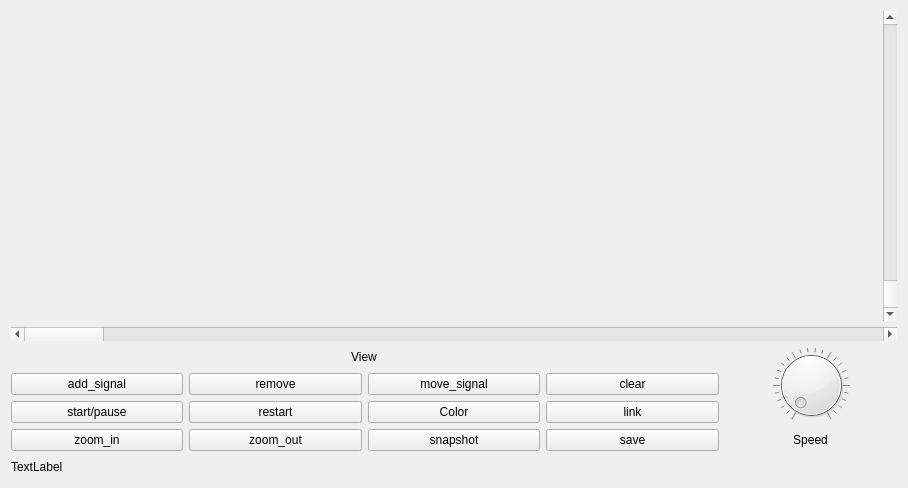
<?xml version="1.0" encoding="UTF-8"?>
<ui version="4.0">
 <class>Form</class>
 <widget class="QWidget" name="Form">
  <property name="geometry">
   <rect>
    <x>0</x>
    <y>0</y>
    <width>908</width>
    <height>488</height>
   </rect>
  </property>
  <property name="windowTitle">
   <string>Form</string>
  </property>
  <layout class="QGridLayout" name="gridLayout_2">
   <item row="3" column="0">
    <widget class="QLabel" name="label">
     <property name="sizePolicy">
      <sizepolicy hsizetype="Preferred" vsizetype="Minimum">
       <horstretch>0</horstretch>
       <verstretch>0</verstretch>
      </sizepolicy>
     </property>
     <property name="minimumSize">
      <size>
       <width>0</width>
       <height>19</height>
      </size>
     </property>
     <property name="maximumSize">
      <size>
       <width>16777215</width>
       <height>20</height>
      </size>
     </property>
     <property name="text">
      <string>TextLabel</string>
     </property>
    </widget>
   </item>
   <item row="0" column="0">
    <layout class="QVBoxLayout" name="verticalLayout">
     <item>
      <layout class="QHBoxLayout" name="horizontalLayout">
       <item>
        <widget class="PlotWidget" name="view_widget" native="true"/>
       </item>
       <item>
        <widget class="QScrollBar" name="verticalScrollBar">
         <property name="orientation">
          <enum>Qt::Vertical</enum>
         </property>
         <property name="invertedAppearance">
          <bool>true</bool>
         </property>
        </widget>
       </item>
      </layout>
     </item>
     <item>
      <widget class="QScrollBar" name="horizontalScrollBar">
       <property name="orientation">
        <enum>Qt::Horizontal</enum>
       </property>
      </widget>
     </item>
    </layout>
   </item>
   <item row="1" column="0">
    <layout class="QGridLayout" name="gridLayout">
     <item row="1" column="1">
      <widget class="QPushButton" name="btn_remove">
       <property name="text">
        <string>remove</string>
       </property>
      </widget>
     </item>
     <item row="1" column="3">
      <widget class="QPushButton" name="btn_clear">
       <property name="text">
        <string>clear</string>
       </property>
      </widget>
     </item>
     <item row="2" column="0">
      <widget class="QPushButton" name="btn_start_pause">
       <property name="text">
        <string>start/pause</string>
       </property>
       <property name="shortcut">
        <string>Space</string>
       </property>
      </widget>
     </item>
     <item row="3" column="1">
      <widget class="QPushButton" name="btn_zoom_out">
       <property name="text">
        <string>zoom_out</string>
       </property>
       <property name="shortcut">
        <string>Ctrl+Down</string>
       </property>
      </widget>
     </item>
     <item row="3" column="0">
      <widget class="QPushButton" name="btn_zoom_in">
       <property name="text">
        <string>zoom_in</string>
       </property>
       <property name="iconSize">
        <size>
         <width>60</width>
         <height>60</height>
        </size>
       </property>
       <property name="shortcut">
        <string>Ctrl+Up</string>
       </property>
      </widget>
     </item>
     <item row="2" column="2">
      <widget class="QPushButton" name="btn_change_color">
       <property name="text">
        <string>Color</string>
       </property>
      </widget>
     </item>
     <item row="3" column="2">
      <widget class="QPushButton" name="btn_snapshot">
       <property name="text">
        <string>snapshot</string>
       </property>
      </widget>
     </item>
     <item row="3" column="3">
      <widget class="QPushButton" name="btn_save">
       <property name="text">
        <string>save</string>
       </property>
      </widget>
     </item>
     <item row="2" column="3">
      <widget class="QPushButton" name="btn_link">
       <property name="text">
        <string>link</string>
       </property>
      </widget>
     </item>
     <item row="1" column="0">
      <widget class="QPushButton" name="btn_add_signal">
       <property name="text">
        <string>add_signal</string>
       </property>
       <property name="shortcut">
        <string>Ctrl+O</string>
       </property>
      </widget>
     </item>
     <item row="0" column="4" rowspan="3">
      <widget class="QDial" name="dial_speed">
       <property name="minimum">
        <number>1</number>
       </property>
       <property name="maximum">
        <number>100</number>
       </property>
       <property name="notchesVisible">
        <bool>true</bool>
       </property>
      </widget>
     </item>
     <item row="2" column="1">
      <widget class="QPushButton" name="btn_restart">
       <property name="text">
        <string>restart</string>
       </property>
      </widget>
     </item>
     <item row="3" column="4" alignment="Qt::AlignHCenter">
      <widget class="QLabel" name="lbl_speed">
       <property name="minimumSize">
        <size>
         <width>101</width>
         <height>0</height>
        </size>
       </property>
       <property name="maximumSize">
        <size>
         <width>60</width>
         <height>20</height>
        </size>
       </property>
       <property name="text">
        <string>Speed</string>
       </property>
       <property name="alignment">
        <set>Qt::AlignCenter</set>
       </property>
      </widget>
     </item>
     <item row="1" column="2">
      <widget class="QPushButton" name="btn_transfer">
       <property name="text">
        <string>move_signal</string>
       </property>
      </widget>
     </item>
     <item row="0" column="1" colspan="2" alignment="Qt::AlignHCenter">
      <widget class="QLabel" name="lbl_view">
       <property name="maximumSize">
        <size>
         <width>60</width>
         <height>20</height>
        </size>
       </property>
       <property name="text">
        <string>View</string>
       </property>
       <property name="alignment">
        <set>Qt::AlignCenter</set>
       </property>
      </widget>
     </item>
    </layout>
   </item>
  </layout>
 </widget>
 <customwidgets>
  <customwidget>
   <class>PlotWidget</class>
   <extends>QWidget</extends>
   <header location="global">pyqtgraph</header>
   <container>1</container>
  </customwidget>
 </customwidgets>
 <resources/>
 <connections/>
</ui>
